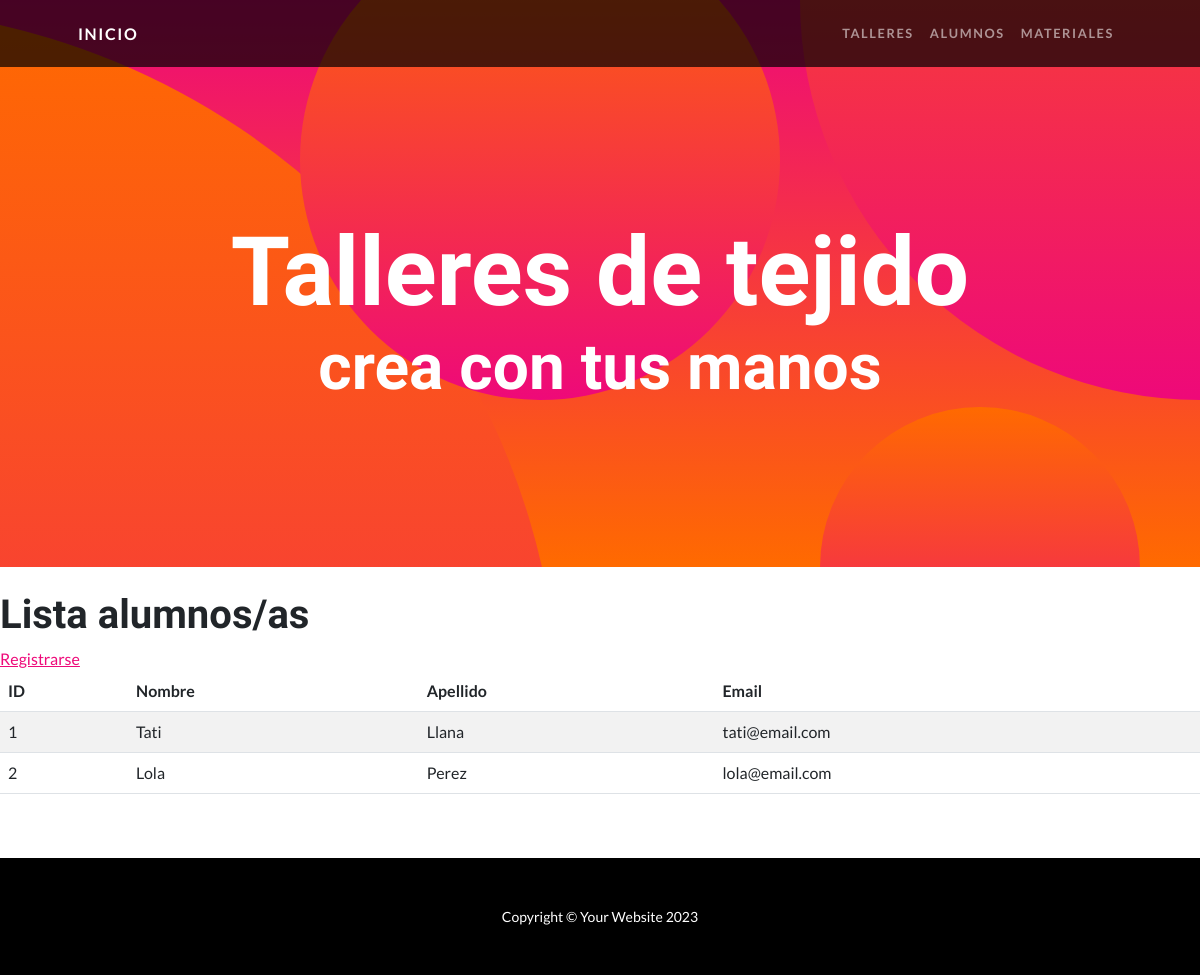
/alumnos/, run on an earlier commit of the app's database.
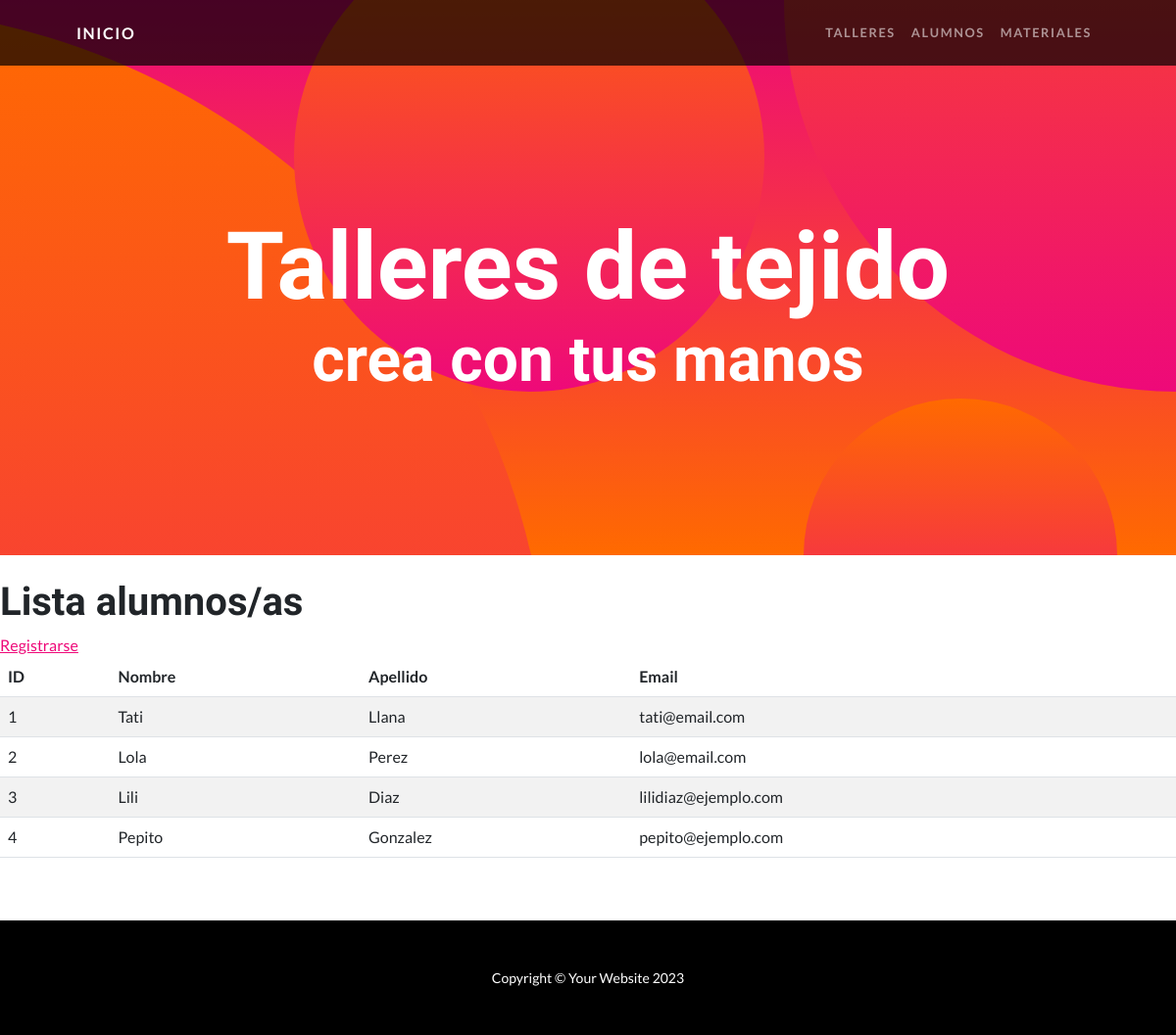
And on a later commit of the database.
### app/models.py (models this page shows, shortened)
class Alumno(models.Model):
    apellido = models.CharField(max_length=256)
    nombre = models.CharField(max_length=256)
    email = models.EmailField(blank=True)

### app/views.py (the view)
# urls.py: path("alumnos/", AlumnoListView.as_view(), name="lista_alumnos"),
class AlumnoListView(ListView):
    model= Alumno
    template_name='app/lista_alumnos.html'

### app/templates/app/lista_alumnos.html
{% extends 'base.html' %}
{% load static %}
{% block contenido %}
<br>
<h1>Lista alumnos/as </h1>
<a href="{% url 'crear_alumno' %}">Registrarse</a>
<br>
<table class="table table-striped">
    <thead>
        <tr>
          <th scope="col">ID</th>
          <th scope="col">Nombre</th>
          <th scope="col">Apellido</th>
          <th scope="col">Email</th>
        </tr>
    </thead>
    <tbody>
        {% for alumno in object_list %}
        <tr>
          <td>{{ alumno.id }}</td>
          <td>{{ alumno.nombre }}</td>
          <td>{{ alumno.apellido }}</td>
          <td>{{ alumno.email}}</td>
        </tr>
        {% endfor %}
    </tbody>
</table>
<br>
<br>
{% endblock contenido %}

What changed in the data, as far as the page shows it:
added Alumno: id "3", nombre "Lili", apellido "Diaz", email "lilidiaz@ejemplo.com"
added Alumno: id "4", nombre "Pepito", apellido "Gonzalez", email "pepito@ejemplo.com"
